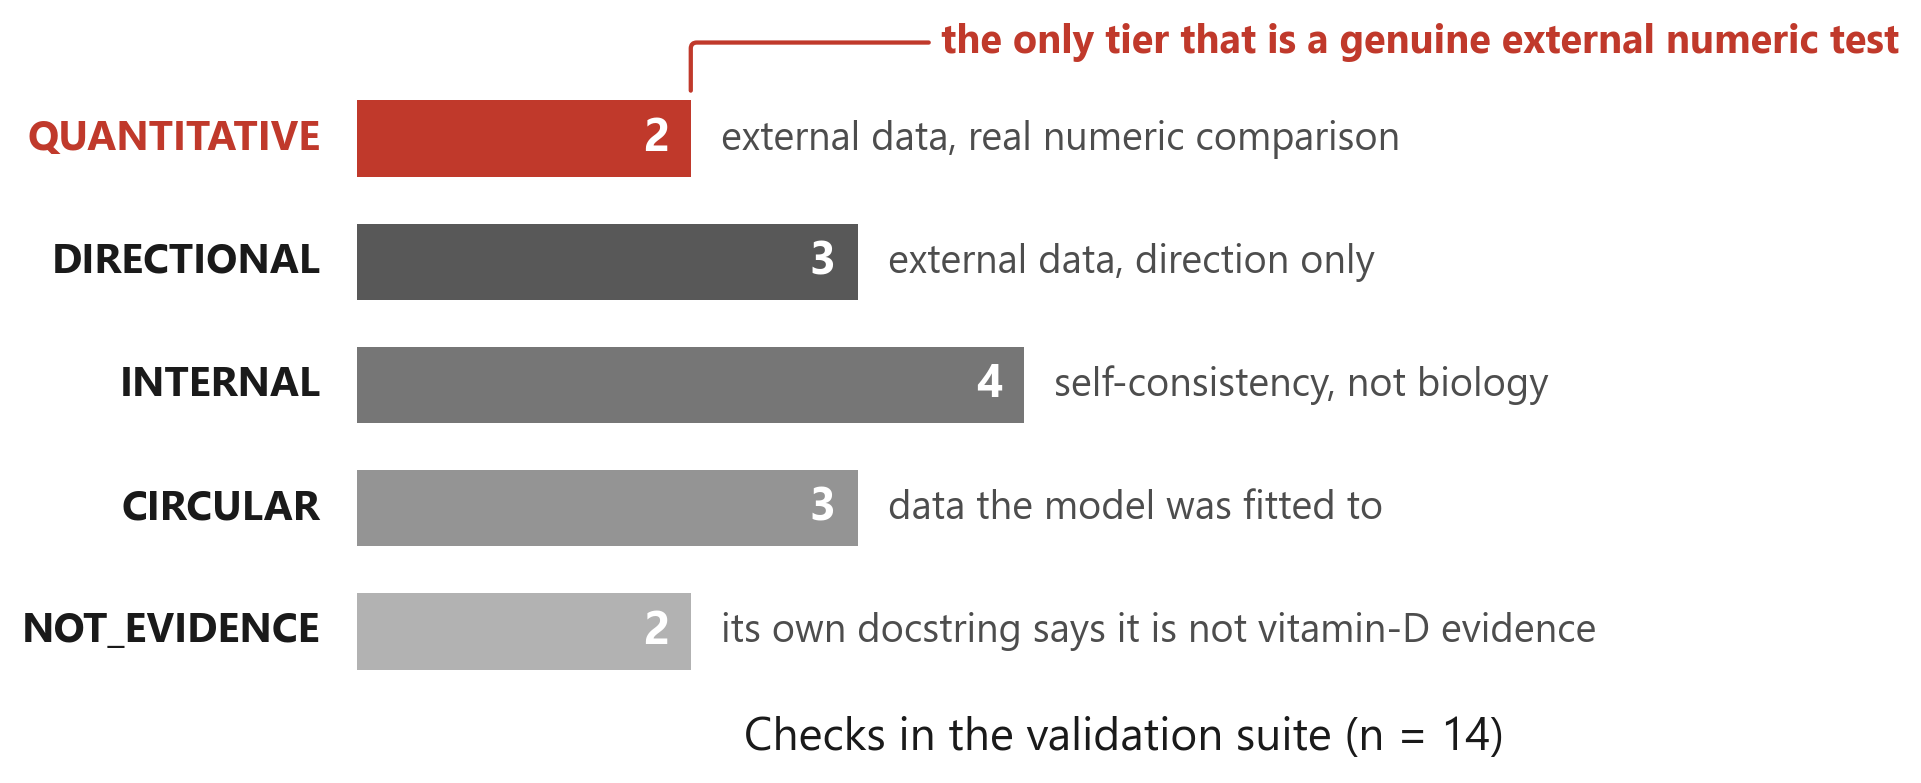

Python code for this plot:
"""F5: what the 14 validation checks actually test.

No CSV -- the tier counts are given, and are hard-coded here with the tier
gloss.  QUANTITATIVE is the only tier that is a genuine external numeric test,
so it carries the accent colour; the other four are graded greys.
"""
import os
import sys

import matplotlib.pyplot as plt
import numpy as np

sys.path.insert(0, os.path.dirname(os.path.abspath(__file__)))
from slidestyle import use_slide_style, ACCENT, GREYS, TEXT_COLOR  # noqa: E402

HERE = os.path.dirname(os.path.abspath(__file__))
OUT = os.path.join(HERE, "f5_evidence_tiers.png")

# (tier, count, gloss, colour)  -- strongest evidence first
TIERS = [
    ("QUANTITATIVE", 2, "external data, real numeric comparison", ACCENT),
    ("DIRECTIONAL",  3, "external data, direction only",          GREYS[0]),
    ("INTERNAL",     4, "self-consistency, not biology",          GREYS[1]),
    ("CIRCULAR",     3, "data the model was fitted to",           GREYS[2]),
    ("NOT_EVIDENCE", 2, "its own docstring says it is not "
                        "vitamin-D evidence",                     GREYS[3]),
]

TOTAL = 14


def main():
    use_slide_style()

    counts = [t[1] for t in TIERS]
    assert sum(counts) == TOTAL, (
        f"F5 assertion FAILED: tier counts sum to {sum(counts)}, expected {TOTAL}"
    )
    print(f"F5: {len(TIERS)} tiers summing to {sum(counts)} checks - matches.")

    fig, ax = plt.subplots(figsize=(9, 4))
    ax.grid(False)

    ypos = np.arange(len(TIERS))[::-1]
    for y, (tier, n, gloss, color) in zip(ypos, TIERS):
        ax.barh(y, n, height=0.62, color=color, edgecolor="none", zorder=3)
        ax.text(n - 0.13, y, str(n), ha="right", va="center",
                color="white", fontsize=15, fontweight="bold", zorder=4)
        ax.text(-0.22, y, tier, ha="right", va="center",
                fontsize=13.5, fontweight="bold",
                color=ACCENT if color == ACCENT else TEXT_COLOR)
        ax.text(n + 0.18, y, gloss, ha="left", va="center",
                fontsize=13, color="#4d4d4d")

    # the one tier that is a real external numeric test
    ax.annotate("the only tier that is a genuine external numeric test",
                xy=(2.0, ypos[0] + 0.34), xycoords="data",
                xytext=(3.5, ypos[0] + 0.78), textcoords="data",
                fontsize=13, fontweight="bold", color=ACCENT,
                ha="left", va="center",
                arrowprops=dict(arrowstyle="-", color=ACCENT, lw=1.4,
                                connectionstyle="angle,angleA=0,angleB=90,rad=6"))

    ax.set_xlim(0, 9.2)
    ax.set_ylim(-0.55, len(TIERS) - 0.05)
    ax.set_yticks([])
    ax.set_xticks(range(0, 5))
    ax.set_xlabel(f"Checks in the validation suite (n = {TOTAL})", labelpad=2)
    ax.spines["left"].set_visible(False)
    ax.spines["bottom"].set_visible(False)
    ax.tick_params(length=0)
    ax.set_xticklabels([])

    fig.savefig(OUT)
    plt.close(fig)
    print(f"wrote {OUT}")


if __name__ == "__main__":
    main()
